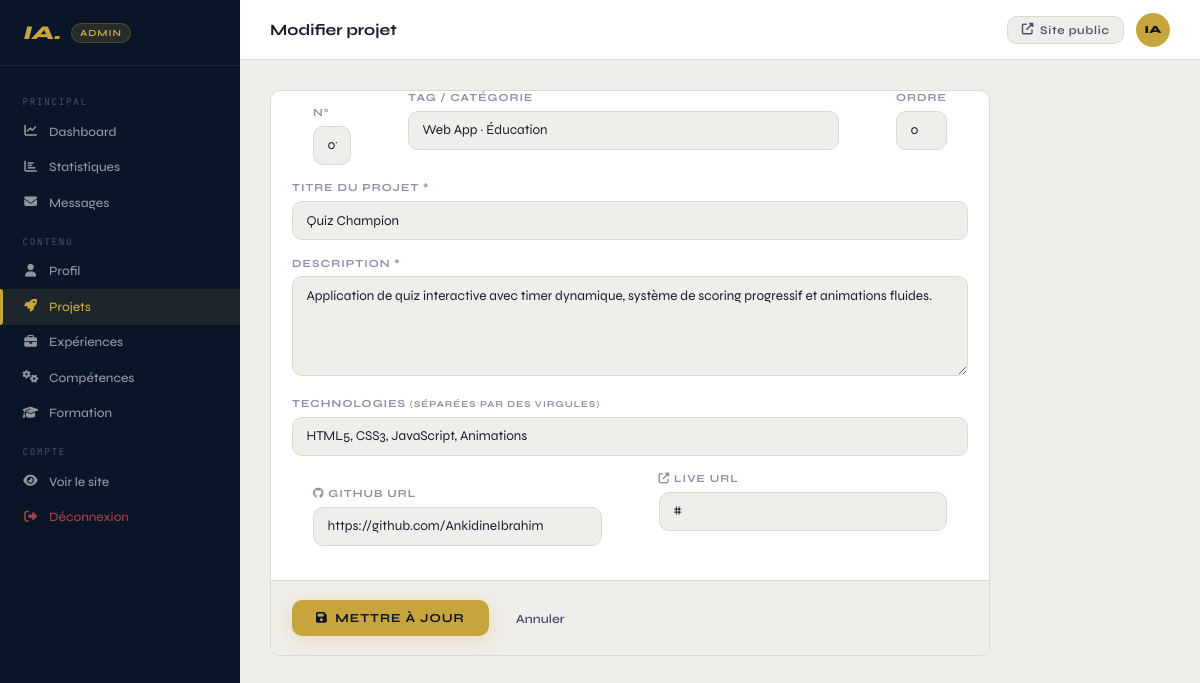
The page /admin/projects/1/edit (signed in) on the database its author committed.
### app.py (models this page shows)
class Project(db.Model):
    id          = db.Column(db.Integer, primary_key=True)
    number      = db.Column(db.String(4),   default='01')
    tag         = db.Column(db.String(100), default='Web App')
    title       = db.Column(db.String(200), nullable=False)
    description = db.Column(db.Text,        nullable=False)
    tech        = db.Column(db.Text,        default='[]')  # JSON list
    github_url  = db.Column(db.String(300), default='#')
    live_url    = db.Column(db.String(300), default='#')
    order       = db.Column(db.Integer,     default=0)
    created_at  = db.Column(db.DateTime,    default=datetime.utcnow)
    def get_tech(self):
        return json.loads(self.tech or '[]')

### app.py (the view, shortened to what this page needs)
@app.route('/admin/projects/<int:pid>/edit', methods=['GET', 'POST'])
@login_required
def admin_project_edit(pid):
    p = Project.query.get_or_404(pid)
    return render_template('admin/project_form.html', project=p)

### app.py (called while the page is built)
@login_manager.user_loader
def load_user(user_id):
    return Admin.query.get(int(user_id))

### templates/admin/project_form.html (shortened to what this page needs)
{% extends "admin/base.html" %}
{% block page_title %}{{ 'Modifier' if project else 'Nouveau' }} projet{% endblock %}
{% block content %}
<div class="form-single">
  <div class="dash-card">
    <form method="POST">
      <div class="fg-row">
        <div class="fg" style="flex:0 0 80px"><label>N°</label><input type="text" name="number" value="{{ project.number if project else '01' }}" maxlength="4"/></div>
        <div class="fg"><label>Tag / Catégorie</label><input type="text" name="tag" value="{{ project.tag if project else '' }}" placeholder="Web App · Laravel"/></div>
        <div class="fg" style="flex:0 0 80px"><label>Ordre</label><input type="number" name="order" value="{{ project.order if project else 0 }}" min="0"/></div>
      </div>
      <div class="fg"><label>Titre du projet *</label><input type="text" name="title" value="{{ project.title if project else '' }}" required/></div>
      <div class="fg"><label>Description *</label><textarea name="description" rows="4" required>{{ project.description if project else '' }}</textarea></div>
      <div class="fg"><label>Technologies <small>(séparées par des virgules)</small></label>
        <input type="text" name="tech" value="{{ project.get_tech()|join(', ') if project else '' }}" placeholder="Laravel, PHP, MySQL, JavaScript"/>
      </div>
      <div class="fg-row">
        <div class="fg"><label><i class="fab fa-github"></i> GitHub URL</label><input type="url" name="github_url" value="{{ project.github_url if project else '#' }}"/></div>
        <div class="fg"><label><i class="fas fa-external-link-alt"></i> Live URL</label><input type="url" name="live_url" value="{{ project.live_url if project else '#' }}"/></div>
      </div>
      <div class="form-actions">
        <button type="submit" class="btn-submit"><i class="fas fa-save"></i> {{ 'Mettre à jour' if project else 'Créer le projet' }}</button>
        <a href="{{ url_for('admin_projects') }}" class="btn-cancel">Annuler</a>
      </div>
    </form>
  </div>
</div>
{% endblock %}

### static/css/admin.css (style rules this page uses)
*, *::before, *::after { box-sizing: border-box; margin: 0; padding: 0; }
html { font-size: 15px; }
:root { --bg: #f0eeea; --bg2: #e8e5df; --surface: #ffffff; --border: #ddd9d0; --navy: #0a1628; --gold: #c8a53c; --gold-lt: #e4c76b; --gold-dim: rgba(200,165,60,.12); --text: #1a1e2e; --text2: #4a5068; --text3: #8a90a8; --red: #e05555; --green: #4caf78; --blue: #4c8eaf; --sidebar-w: 240px; --topbar-h: 60px; --radius: 10px; }
body { font-family: 'Syne', sans-serif; background: var(--bg); color: var(--text); }
.admin-body { display: flex; min-height: 100vh; }
.dash-card { background: var(--surface); border: 1px solid var(--border); border-radius: var(--radius); overflow: hidden; }
.fg { margin-bottom: 1.1rem; }
.fg label { display: block; font-size: .72rem; font-weight: 700; letter-spacing: .1em; text-transform: uppercase; color: var(--text3); margin-bottom: .45rem; }
.fg input, .fg textarea, .fg select { width: 100%; background: var(--bg); border: 1px solid var(--border); border-radius: var(--radius); color: var(--text); font-family: 'Syne', sans-serif; font-size: .9rem; padding: .7rem .9rem; outline: none; transition: border-color .2s, background .2s, box-shadow .2s; }
.fg textarea { resize: vertical; min-height: 100px; }
.fg-row { display: flex; gap: 1rem; }
.fg-row .fg { flex: 1; }
.form-single { max-width: 720px; }
.dash-card .fg { padding: 0 1.4rem; }
.dash-card .fg:first-of-type { margin-top: 1rem; }
.dash-card .fg-row { padding: 0 1.4rem; }
.form-actions { display: flex; align-items: center; gap: .8rem; padding: 1.2rem 1.4rem; border-top: 1px solid var(--border); background: var(--bg); margin-top: 1.2rem; }
.btn-submit { display: inline-flex; align-items: center; gap: .5rem; background: var(--gold); color: var(--navy); border: none; padding: .75rem 1.6rem; border-radius: var(--radius); font-family: 'Syne', sans-serif; font-size: .82rem; font-weight: 700; letter-spacing: .08em; text-transform: uppercase; cursor: pointer; transition: background .2s, transform .15s, box-shadow .2s; box-shadow: 0 4px 16px rgba(200,165,60,.25); }
.btn-cancel { color: var(--text2); text-decoration: none; font-size: .83rem; font-weight: 600; padding: .75rem 1rem; transition: color .2s; }

### rows shown on the page
Project: number "01", tag "Web App · Éducation", order "0", title "Quiz Champion", description "Application de quiz interactive avec timer dynamique, système de scoring progressif et animations fluides.", tech "HTML5, CSS3, JavaScript, Animations", github_url "https://github.com/AnkidineIbrahim", live_url "#"

### other values the page prints
{{ 'Modifier' if project else 'Nouveau' }} "Modifier"
{{ 'Mettre à jour' if project else 'Créer le projet' }} "METTRE À JOUR"
